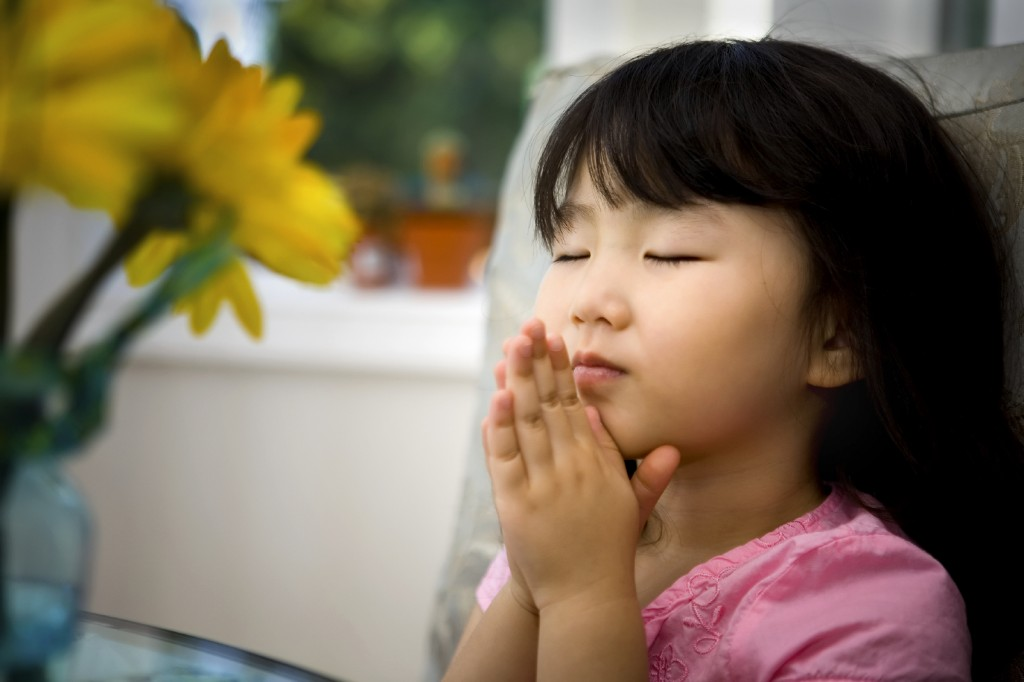
#> input picture exp05/girl.jpg, 1024 x 682 px
$ python 3-7_skin.py
#> lines starting #> are read from the running program, lines starting #| are printed output that depends on the picture; after the words box and inside, x2 and y2 are one past the last pixel; in counts of white or black regions, pixels touching at a corner belong together
import cv2
import numpy as np
import time

img = cv2.imread('girl.jpg')
#> img is the input picture: shape (682, 1024, 3); mean B, G, R 86.7, 107.5, 122.2
cv2.imshow('img', img)

img_YCrCb = cv2.cvtColor(img, cv2.COLOR_BGR2YCR_CB)
#> img_YCrCb: shape (682, 1024, 3); mean of channels 0, 1, 2 109.5, 137, 115.1
# cv2.imshow('img_YCrCb',img_YCrCb)

img_skin_model = np.zeros((256, 256, 1),dtype = np.uint8)

cv2.ellipse(img_skin_model, (113, 155), (23, 15), 43, 0, 360, 255, -1)
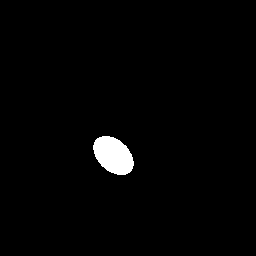
#> img_skin_model: shape (256, 256, 1); 1.8% white; 1 white region, box (x1, y1, x2, y2) and area: (93, 136, 134, 175) 1148
cv2.imshow('img_skin_model', img_skin_model)

t1 = time.time()
mask = img_skin_model[img_YCrCb[:,:,1], img_YCrCb[:, :, 2]]
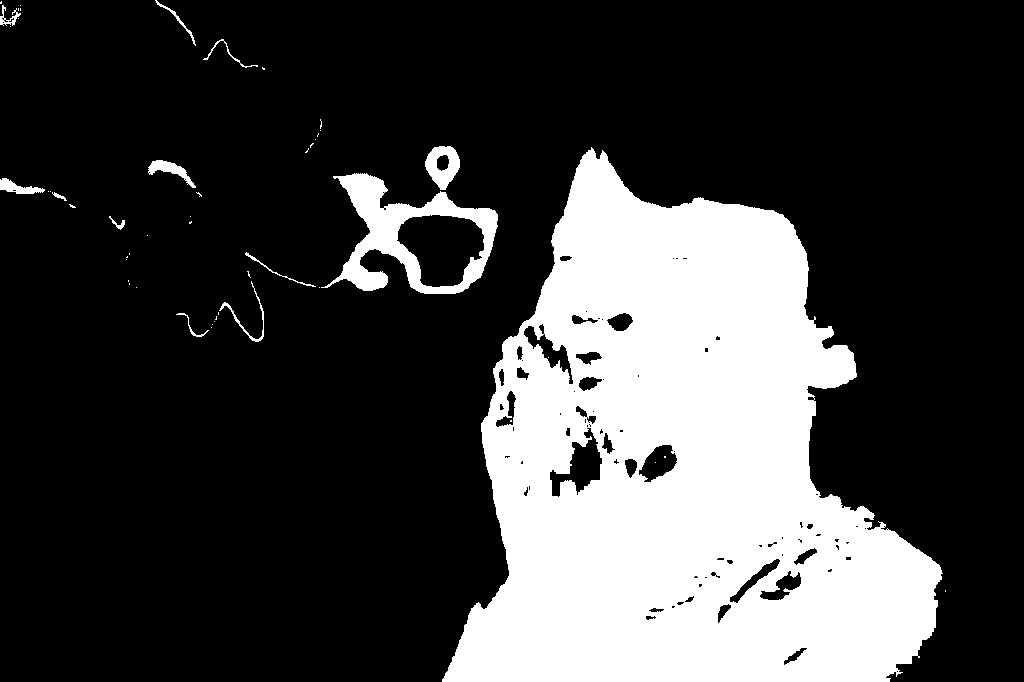
#> mask: shape (682, 1024, 1); 24.7% white; 51 white regions (38 under 20 px), largest, box (x1, y1, x2, y2) and area: (442, 147, 943, 682) 162607, (321, 173, 498, 294) 7242, (425, 146, 460, 190) 929
skin1 = cv2.copyTo(img, mask)
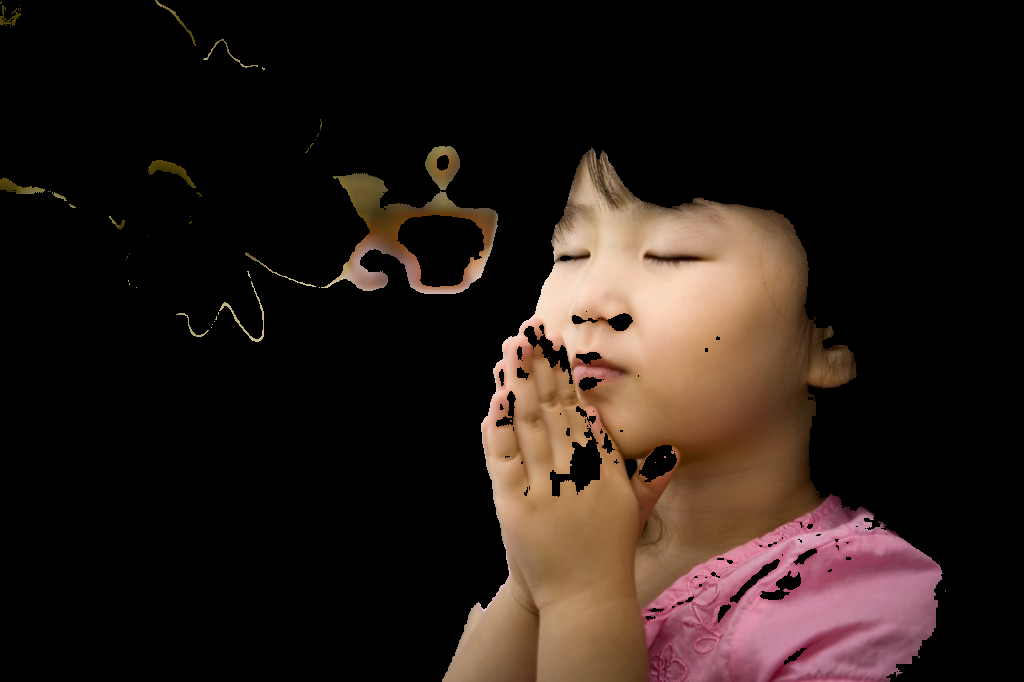
#> skin1: shape (682, 1024, 3); mean B, G, R 22.9, 28, 39.4
t2 = time.time()
cv2.imshow('skin1', skin1)
cv2.imshow('mask', mask)

t3 = time.time()
skin2 = np.zeros((img.shape[0], img.shape[1],3), dtype = np.uint8)
for i in range(img.shape[0]):
    for j in range(img.shape[1]):
        cr = img_YCrCb[i, j, 1]
        cb = img_YCrCb[i, j, 2]
        if img_skin_model[cr, cb] > 0.5:
            skin2[i, j] = img[i, j]
        else:
            skin2[i, j] = 0

t4 = time.time()
print('算法1所用时间:{}s，算法2所用时间:{}s'.format(t2-t1, t4-t3))
cv2.imshow('skin2', skin2)
cv2.waitKey()
#> (the run stopped early here; a loop or call above may not have finished)
